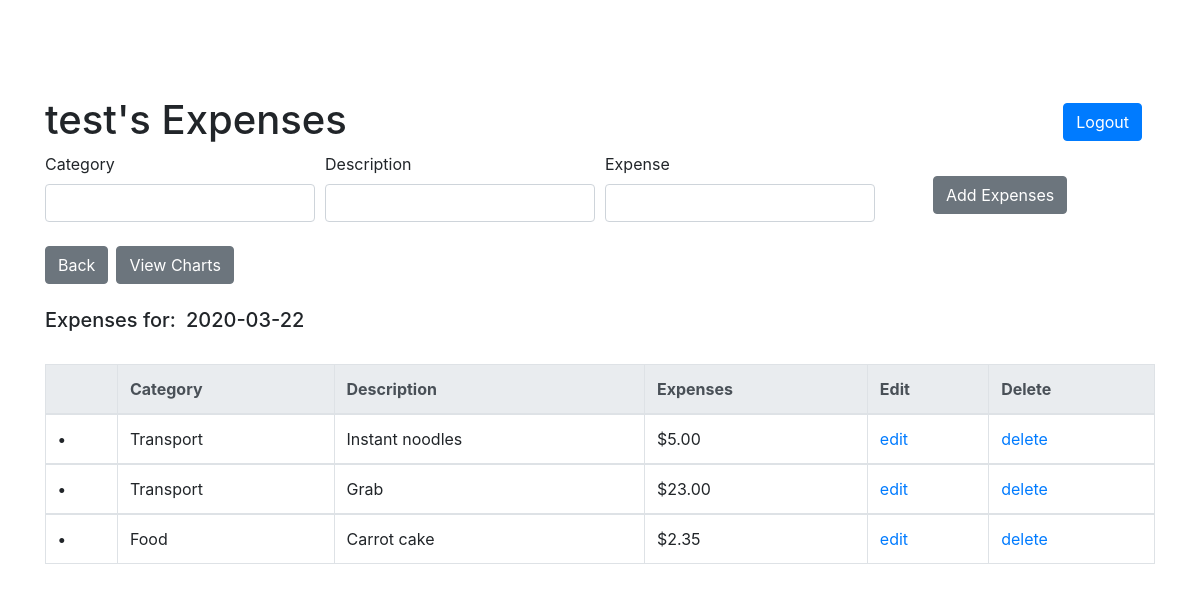
Screenshot of /expense/2020-03-22 (signed in) with the database file from the repository.
### app.py (models this page shows, shortened)
class User(db.Model, UserMixin):
    __tablename__ = 'user'
    id = db.Column(db.Integer, primary_key=True)
    email = db.Column(db.String(30), unique=True, nullable=False)
    username = db.Column(db.String(10), unique=True, nullable=False)
    password = db.Column(db.String(128), nullable=False)
    expense_id = db.relationship('UserExpense', backref='expensedate', lazy='dynamic')

class UserExpense(db.Model):
    __tablename__ = 'user_expenses'
    id = db.Column(db.Integer, primary_key=True)
    userid = db.Column(db.Integer, db.ForeignKey('user.id'), nullable=False)
    category = db.Column(db.String(30))
    description = db.Column(db.String(50))
    expense = db.Column(db.Numeric(scale=2, asdecimal=True))
    expense_date = db.Column(db.Date, default=date.today())

### app.py (the view, shortened to what this page needs)
@app.route('/expense/<string:wkex_id>', methods=['GET','POST'])
@login_required
def userexpenses(wkex_id):
    form = NewExpense()
    userids = current_user.id
    name = current_user.username
    items = db.session.query(UserExpense).filter(UserExpense.userid==userids, UserExpense.expense_date==wkex_id)
    return render_template('expenses.html', normal='normal', title='Expenses',
                           form=form, items=items, name=name, ids=wkex_id)

### functions.py
class NewExpense(FlaskForm):
    category = StringField('Category',validators=[DataRequired()])
    description = StringField('Description', validators=[DataRequired()])
    expense = DecimalField('Expense', validators=[DataRequired(message="Numbers only")])
    submit = SubmitField('Add Expenses')

### app.py (called while the page is built)
@login_manager.user_loader
def load_user(user_id):
    return User.query.get(int(user_id))

### templates/expenses.html (shortened to what this page needs)
{% extends "layout.html" %}
{% block content %}
<br><br>
<h1>
    <br><span>{{name}}'s Expenses<span>
        <div class='btn float-right'>
            <a class="btn btn-primary" href="{{url_for('logout')}}">Logout</a>
        </div>
</h1>
    <div>
        <form method="POST" action="" >
            <div class="form-row">
                    <div class="col">
                        {{form.category.label(class="form-control-label")}}
                        {% if form.category.errors %}
                            {{ form.category(class="form-control form-control is-invalid") }}
                                <div class="invalid-feedback">
                                    {% for error in form.category.errors %}
                                        <span>{{ error }}</span>
                                    {% endfor %}
                                </div>
                        {% else %}
                            {{ form.category(class="form-control form-control") }}
                        {% endif %}
                    </div>
                    <div class="col">
                        {{form.description.label(class="form-control-label")}}
                        {% if form.description.errors %}
                            {{ form.description(class="form-control form-control is-invalid") }}
                                <div class="invalid-feedback">
                                    {% for error in form.description.errors %}
                                        <span>{{ error }}</span>
                                    {% endfor %}
                                </div>
                        {% else %}
                            {{ form.description(class="form-control form-control") }}
                        {% endif %}
                    </div>
                    <div class="col">
                        {{form.expense.label(class="form-control-label")}}
                        {% if form.expense.errors %}
                            {{ form.expense(class="form-control form-control is-invalid") }}
                                <div class="invalid-feedback">
                                    {% for error in form.expense.errors %}
                                        <span>{{ error }}</span>
                                    {% endfor %}
                                </div>
                        {% else %}
                            {{ form.expense(class="form-control form-control") }}
                        {% endif %}
                    </div>
                <div class="col"><br>
                    {{form.submit(class="btn btn-secondary mx-5")}}
                </div>
            </div>
        </form>
    </div>
    {% if normal %}
        <div><br>
            <div class='btn-toolbar'>
                <a href="{{url_for('overview')}}">
                    <button class="btn btn-secondary">Back</button>
                </a>
                <a href="{{ids}}/charts">
                    <button class="btn btn-secondary mx-2">View Charts</button>
                </a>
                <br>
            </div>
            <br>
            <h5>Expenses for:&ensp;{{ids}}</h5>
            <br>
            <table class="table table-bordered">
                <thead class="thead-light">
                    <tr>
                        <th scope="col"></th>
                        <th scope="col">Category</th>
                        <th scope="col">Description</th>
                        <th scope="col">Expenses</th>
                        <th scope="col">Edit</th>
                        <th scope="col">Delete</th>
                    </tr>
                </thead>
                <tbody>
                    {% for items in items %}
                    <tr>
                        <th scope="row">•</th>
                        <td>{{items.category}}</td>
                        <td>{{items.description}}</td>
                        <td>${{items.expense}}</td>
                        <td><a href="{{items.expense_date}}/{{items.id}}/update">edit</a></td>
                        <td><a href="{{items.expense_date}}/{{items.id}}/delete">delete</a></td>
                    </tr>
                </tbody>
                {% endfor %}
            </table>
        </div>
    {% endif %}
{% endblock content %}

### static/main.css (style rules this page uses)
body { background-color: rgb(255, 255, 255); }

### rows the page displays
User: username "test"
UserExpense: category "Transport", description "Instant noodles", expense "5.00"
UserExpense: category "Transport", description "Grab", expense "23.00"
UserExpense: category "Food", description "Carrot cake", expense "2.35"

### other values shown
{{ ids }} "2020-03-22"
